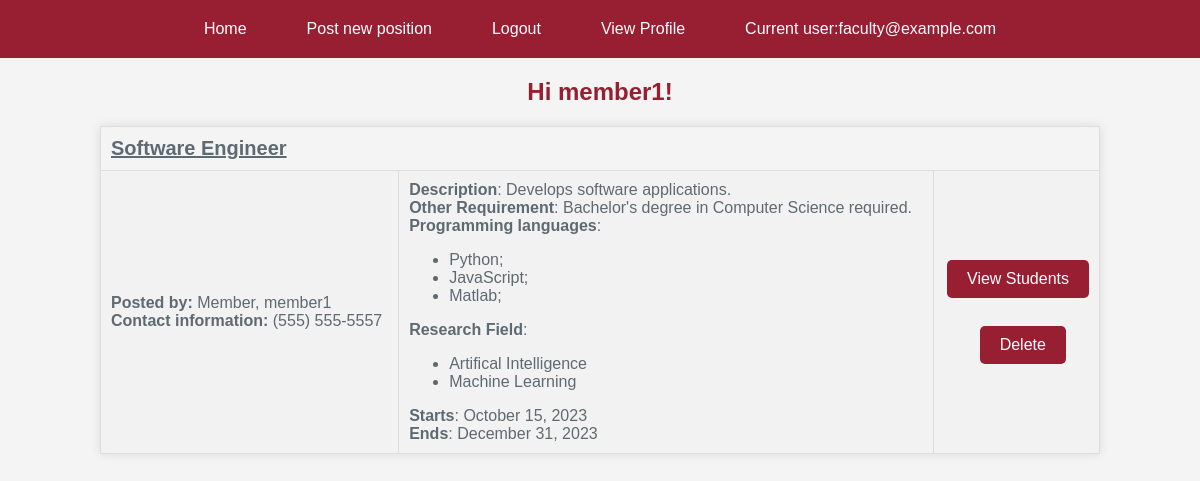
The app's page /index (signed in) with its own data.
### app/Model/models.py (models this page shows, shortened)
class User(db.Model, UserMixin):
    __tablename__ = 'user'
    id = db.Column(db.Integer, primary_key = True)
    username = db.Column(db.String(64), unique = True, index =True)
    email = db.Column(db.String(120), unique = True)
    password_hash = db.Column(db.String(128))
    first_name = db.Column(db.String(64))
    last_name = db.Column(db.String(64))
    wsu_id = db.Column(db.Integer, unique = True)
    phone_number = db.Column(db.String, unique = True)
    user_type = db.Column(db.String(50))  # user_type are 'Student' and 'Faculty'
    password = ""
    __mapper_args__ = {
       'polymorphic_identity':'User',
       'polymorphic_on':user_type
   }
    def __repr__(self):
        return '<ID {} - Username {}>'.format(self.id, self.username)
    def is_student(self):
        if self.user_type == 'Student':
            return True
        return False
    def display_phone_number(self):
        return '({})'.format(self.phone_number[0:3]) + ' {}-'.format(self.phone_number[3:6]) + self.phone_number[6:]

class Position(db.Model):
    id = db.Column(db.Integer, primary_key=True)
    title = db.Column(db.String(150))
    description = db.Column(db.String(1500))
    start_date = db.Column(db.DateTime, index=True, default= None)
    end_date = db.Column(db.DateTime, index=True, default= None)
    commit_time = db.Column(db.Integer)
    research_fields = db.relationship(
        'Researchfield', secondary = position_researchfield,
        primaryjoin = (position_researchfield.c.position_id == id),
        backref = db.backref('position_researchfield', lazy = 'dynamic'),
        lazy = 'dynamic'
    )
    programming_languages = db.relationship(
        'Programminglanguage', secondary = position_programminglanguage,
        primaryjoin = (position_programminglanguage.c.position_id == id),
        backref = db.backref('position_programminglanguage', lazy = 'dynamic'),
        lazy = 'dynamic'
    )
    qualification_description = db.Column(db.String(1500))
    faculty_id = db.Column(db.Integer, db.ForeignKey('faculty.faculty_id'))  # Please don't fix this line
    faculty = db.relationship('Faculty', backref='positions')                # Please don't fix this line
    submissions = db.relationship('Application', back_populates='positionsapplied', lazy='dynamic')
    def get_research_fields(self):
        return self.research_fields
    def get_programming_languages(self):
        return self.programming_languages

class Programminglanguage(db.Model):
    id = db.Column(db.Integer, primary_key=True)
    name = db.Column(db.String(30))

class Researchfield(db.Model):
    id = db.Column(db.Integer, primary_key=True)
    name = db.Column(db.String(40))

### app/Controller/routes.py (the view)
@bp_routes.route('/', methods=['GET'])
@bp_routes.route('/index', methods=['GET'])
@login_required
def index():
    position = Position.query.order_by(Position.id)
    user = User.query.filter_by(id = current_user.id).first()
    if user.is_student():
        student = Student.query.filter_by(student_id = current_user.id).first()
        return render_template('student_index.html', title="Connect App Portal", positions = position.all(), student = student,faculty = None)
    else:
        faculty = Faculty.query.filter_by(faculty_id = current_user.id).first()
        position = position.filter_by(faculty_id = faculty.faculty_id)
        return render_template('faculty_index.html', title="Connect App Portal",positions = position.all(), faculty = faculty,student = None)

### app.py (called while the page is built, shortened)
@app.before_request
def initDB(*args, **kwargs):
    with app.app_context():
        db.create_all()
        print("#######",Student.query.all(),"######",Student.query.count(), file=sys.stderr)

### app/Model/models.py (called while the page is built)
@login.user_loader
def load_user(id):
    return User.query.get(int(id))

### app/View/templates/faculty_index.html
{% extends "base.html" %}
{% block content %}
        <h2>Hi {{ faculty.first_name }}!</h2>
        <div class = "positionlist">
            {% for position in positions %}
                {% include '_position.html' %}
            {% endfor %}
        </div>
{% endblock %}

### app/View/templates/base.html (shortened to what this page needs)
<html>
    <head>
        <link rel="stylesheet" href="{{ url_for('static', filename='css/main.css') }}">
    </head>
    <body>
        <nav class="nav-container">
            <ul>
                <li><a href="{{ url_for('routes.index') }}" class="button">Home</a></li>
                {% if current_user.is_authenticated %}
                    {% if current_user.user_type == 'Faculty' %}
                        <li><a href="{{ url_for('routes.post_position') }}" class="button">Post new position</a></li>
                    {% endif %}
                    <li><a href="{{ url_for('auth.logout') }}" class="button">Logout</a></li>
                    <li><a href="{{ url_for('auth.profile') }}" class="button">View Profile</a></li>
                    <li><a class="button"> Current user:{{ current_user.username }} </a></li>
                {% else %}
                    <li><a href="{{ url_for('auth.register') }}" class="button">Register</a></li>
                    <li><a href="{{ url_for('auth.login') }}" class="button">Login</a></li>
                    <li><a class="button">Not Signed In</a></li>
                {% endif %}
            </ul>
        </nav>
        <div class="main-content">
            {% block content %}{% endblock %}
        </div>
    </body>
</html>

### app/View/templates/_position.html (shortened to what this page needs)
<table class="posttable">
    <tr>
        <td colspan="3">
            <div class="posttitle">{{ position.title }}</div>
        </td>
    </tr>
    <tr>
        <td class="faculty-info">
            <div><strong>Posted by:</strong> {{ position.faculty.last_name }}, {{ position.faculty.first_name }}</div>
            <div><strong>Contact information:</strong> {{ position.faculty.display_phone_number() }}</div>
        </td>
        <td class="position-details">
            <div><strong>Description</strong>: {{ position.description }}</div>
            <div><strong>Other Requirement</strong>: {{ position.qualification_description }}</div>
            <div>
                <strong>Programming languages</strong>:
                <ul>
                    {% with plangs = position.get_programming_languages().all() %}
                        {% for plang in plangs %}
                            <li>{{ plang.name }};</li>
                        {% endfor %}
                    {% endwith %}
                </ul>
                <strong>Research Field</strong>:
                <ul>
                    {% with rfields = position.get_research_fields().all() %}
                        {% for rfield in rfields %}
                            <li class="tagitem">{{ rfield.name }}</li>
                        {% endfor %}
                    {% endwith %}
                </ul>
            </div>
            <div class="date">
                <strong>Starts</strong>: {{ moment(position.start_date).format('LL') }}
                <br>
                <strong>Ends</strong>: {{ moment(position.end_date).format('LL') }}
            </div>
        </td>
        <td class="action-buttons">
            {% if current_user.is_student() == False and position.faculty_id == current_user.id %}
            <div class = "delete-button">
                <a href="{{ url_for('routes.applicants', positionid=position.id) }}" class="button" style="text-align: center;margin-bottom: 20%;">View Students</a>
                <br>
                <a href="{{ url_for('routes.delete_position', positionid=position.id) }}" class="button" style="position:relative;left: 23%;">Delete</a>
            </div>
            {% endif %}
        </td>
    </tr>
</table>

### app/View/static/css/main.css (style rules this page uses)
body { background-color: #f4f4f4; color: #5e6a71; font-family: 'Arial', sans-serif; margin: 0; padding: 0; }
h1, h2 { color: #981e32; margin-top: 20px; text-align: center; }
p, span, a { color: #5e6a71; font-size: 16px; }
.nav-container { background-color: #981e32; color: white; padding: 10px 0; text-align: center; }
.nav-container a { color: white; display: inline-block; padding: 10px 20px; text-decoration: none; }
.nav-container ul { display: flex; justify-content: center; list-style: none; margin: 0; padding: 0; }
.nav-container li { margin: 0 10px; }
.button { background-color: #981e32; border: none; border-radius: 5px; color: white; display: inline-block; padding: 10px 20px; text-decoration: none; transition: background-color 0.3s; }
.posttable { border-collapse: collapse; box-shadow: 0px 0px 10px rgba(0, 0, 0, 0.1); margin: auto; max-width: 1000px; width: 100%; }
.posttable th, .posttable td { border: 1px solid #ddd; padding: 10px; text-align: left; }
.posttable tr:nth-child(even) { background-color: #f2f2f2; }
.posttitle { font-size: 20px; font-weight: bold; text-decoration: underline; }
.delete-button { display:flow-root; flex:content; flex-wrap: wrap; justify-content: center; align-items: center; width:max-content; max-width: fit-content; margin-left: auto; max-width: auto; }

### records on screen
User: username "faculty@example.com", first_name "member1"
Position: title "Software Engineer", faculty.last_name "Member", faculty.first_name "member1", faculty.display_phone_number "(555) 555-5557", description "Develops software applications.", qualification_description "Bachelor's degree in Computer Science required.", start_date "October 15, 2023", end_date "December 31, 2023"
Programminglanguage: name "Python"
Programminglanguage: name "JavaScript"
Programminglanguage: name "Matlab"
Researchfield: name "Artifical Intelligence"
Researchfield: name "Machine Learning"
